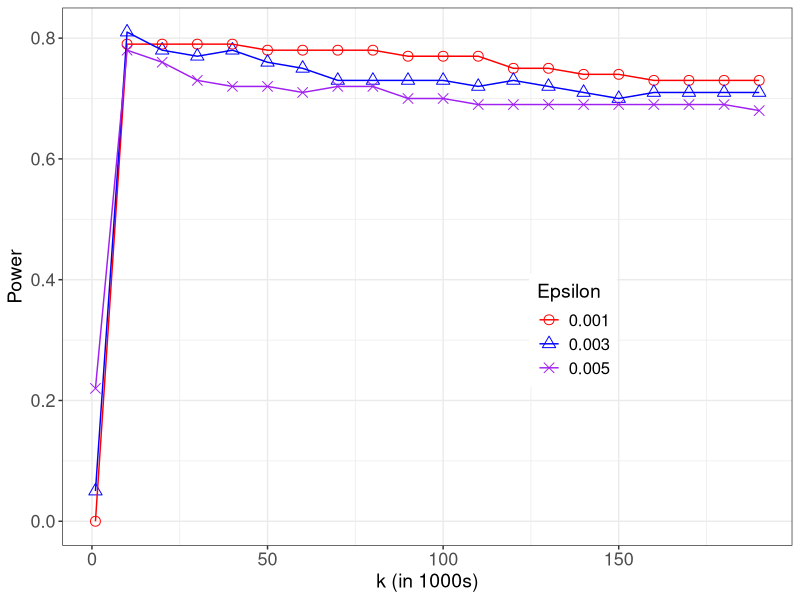

This figure's R source: (Note: this script raises an error after producing the figure.)
rm(list=ls())
library(ggplot2)
library(tidyverse)
library(lmerTest)

# k
df <- read.csv("df_power_total.csv")
df[,1:6] <- df[,1:6]/100
df <- subset(df, K!='200000')
dfeg <- subset(df, Metric=="efficiency.gap")
out <- dfeg[,c(1,7,8,10,11,12)]
names(out)[1] <- "Power"
out$Epsilon <- as.factor(out$Epsilon)


ggplot(out, aes(x=K, y=Power, group=Epsilon, shape=Epsilon, col=Epsilon)) +
  geom_point(size=3) + 
  geom_line() + 
  theme_bw() + 
  scale_color_manual(values=c("red", "blue", "purple")) +
  scale_shape_manual(values=c(1, 2, 4)) +
  theme(axis.title=element_text(size=14),
        axis.text=element_text(size=13), 
        legend.title=element_text(size=14),
        legend.text=element_text(size=12)) + 
  theme(legend.position = c(0.7, 0.4)) + 
  xlab('k (in 1000s)') +
  scale_x_continuous(breaks=c(0, 50000, 100000,150000), labels=c(0, 50,100,150))

ggsave('plots/power_analysis/Power_EpsK.pdf', width=6, height=4, dpi=300)


mod <- lm(Power ~ Epsilon*K, data=out)
summary(mod)
#no interactions between epsilon and K

# asymptotic regression Power(k) = a - (a - b) exp(-c k), with k in 1000s, over all three epsilons.
# a is the maximal attainable power. Only k = 1000 lies below the plateau, so b and c are not
# well determined (b ends at its lower bound), but a is: it equals the mean power for k >= 10000.
out$k <- out$K/1000
asym <- nls(Power ~ a - (a - b)*exp(-c*k), data=out, start=list(a=0.7, b=0, c=0.5),
            algorithm="port", lower=c(0, -1, 0), upper=c(1, 1, 10))
summary(asym)
cat("maximal attainable power a =", round(coef(asym)["a"], 3),
    "; mean power for k >= 10000 =", round(mean(out$Power[out$k >= 10]), 3), "\n")

# epsilon
df <- read.csv("df_power_total.csv")
df[,1:6] <- df[,1:6]/100
df <- subset(df, K=='200000')
dfeg <- subset(df, Metric=="efficiency.gap")
dfmm <- subset(df, Metric=="mean.median")
dfpb <- subset(df, Metric=="partisan.bias")
dfpg <- subset(df, Metric=="partisan.gini")
dfss <- subset(df, Metric=="safe.seats")


out <- cbind.data.frame(Power=c(dfeg$efficiency.gap, dfmm$mean.median, dfpb$partisan.bias, dfpg$partisan.gini, dfss$safe.seats),
                        Metric=c(dfeg$Metric, dfmm$Metric, dfpb$Metric, dfpg$Metric, dfss$Metric),
                        Epsilon=c(dfeg$Epsilon, dfmm$Epsilon, dfpb$Epsilon, dfpg$Epsilon, dfss$Epsilon),
                        Year=as.factor(c(dfeg$PRES, dfmm$PRES, dfpb$PRES, dfpg$PRES, dfss$PRES)),
                        index=as.factor(c(dfeg$Index, dfmm$Index, dfpb$Index, dfpg$Index, dfss$Index)),
                        Party=c(dfeg$Party, dfmm$Party, dfpb$Party, dfpg$Party, dfss$Party))


data_means <- out[,c(1:3,4,6)] %>%
  group_by(Epsilon) %>%
  summarize(Mean_Power = mean(Power))

out$Epsilon <- as.factor(out$Epsilon)
mod <- lmer(Power ~ Epsilon+(1|index), data=out)
summary(mod)

# pairwise differences of the least-squares means of the epsilons. Their p-values are not
# adjusted for multiple comparisons, so this is not a Tukey HSD, despite the file name.
difflsmeans(mod, test.effs = "Epsilon", ddf="Kenward-Roger")

plot(difflsmeans(mod, test.effs="Epsilon"), cex.lab = 2)
ggsave('plots/power_analysis/HSDPlot.pdf', width=7, height=4, dpi=300)


# looking at metric, party, year

df <- read.csv("df_power_total.csv")
df[,1:6] <- df[,1:6]/100
df <- subset(df, K=='200000')
df <- subset(df, Epsilon=='0.001')
dfeg <- subset(df, Metric=="efficiency.gap")
dfmm <- subset(df, Metric=="mean.median")
dfpb <- subset(df, Metric=="partisan.bias")
dfpg <- subset(df, Metric=="partisan.gini")
dfss <- subset(df, Metric=="safe.seats")


out <- cbind.data.frame(Power=c(dfeg$efficiency.gap, dfmm$mean.median, dfpb$partisan.bias, dfpg$partisan.gini, dfss$safe.seats),
                        Metric=c(dfeg$Metric, dfmm$Metric, dfpb$Metric, dfpg$Metric, dfss$Metric),
                        Epsilon=c(dfeg$Epsilon, dfmm$Epsilon, dfpb$Epsilon, dfpg$Epsilon, dfss$Epsilon),
                        Year=as.factor(c(dfeg$PRES, dfmm$PRES, dfpb$PRES, dfpg$PRES, dfss$PRES)),
                        index=as.factor(c(dfeg$Index, dfmm$Index, dfpb$Index, dfpg$Index, dfss$Index)),
                        Party=c(dfeg$Party, dfmm$Party, dfpb$Party, dfpg$Party, dfss$Party))

map = data.frame(Metric=c("efficiency.gap", "mean.median","partisan.bias","partisan.gini",'safe.seats'), Metric_=c("Efficiency gap", "Mean median", "Partisan bias",'Partisan gini','Safe seats'))
out <- merge(out,map,by='Metric')
out$Metric <- out$Metric_
out$Metric_ <- NULL
print(out)

# ANOVA of the power of the 20 chains on metric, party and year (main effects)
anova(lm(Power ~ Metric + Party + Year, data=out))

# power tables: mean power over the chains of each metric, year and party, with the standard
# error of that mean. Each chain's power p is a proportion of n = 100 tests, so it has binomial
# variance p(1 - p)/n, and the mean of K chains has standard error sqrt(sum p(1 - p)/n) / K.
for (g in c("Metric", "Year", "Party")) {
  print(out %>% group_by(.data[[g]]) %>%
          summarize(K = n(), Mean_Power = mean(Power), SE = sqrt(sum(Power*(1 - Power)/100))/n(),
                    SD_between_chains = sd(Power)))
}

# Interaction plot

data_means <- out[,c(1:3,4,6)] %>%
  group_by(Metric, Party, Year, Epsilon) %>%
  summarize(Mean_Power = mean(Power))

data_means$Year <- as.numeric(as.character(data_means$Year))

ggplot(data_means, aes(x=Year, y=Mean_Power, col=Metric)) + geom_point(size=3) +
  facet_wrap(.~Party) +
  geom_line() +
  theme_bw() +
  scale_x_continuous(breaks=c(12, 16)) +
  ylab('Mean Power') + 
  theme(axis.text = element_text(size=12), 
        axis.title=element_text(size=14),
        strip.text.x = element_text(size=13),
        legend.title=element_text(size=13),
        legend.text=element_text(size=12)) 

ggsave('plots/power_analysis/InteractionPlots.pdf', width=7, height=4, dpi=300)


# Bias metrics

ggplot(out, aes(x=Metric, y=Power, fill=Metric)) + 
  geom_boxplot() +
  theme_bw() +
  scale_color_manual(values=c("red", "purple", "blue", "darkgreen", "orange"))  + 
  theme(axis.text = element_text(size=10), 
        axis.text.y = element_text(size=12), 
        axis.title=element_text(size=16),
        strip.text.x = element_text(size=20),
        legend.title=element_text(size=14),
        legend.text=element_text(size=12)) 

ggsave('plots/power_analysis/PowerMetrics.pdf', width=7, height=4, dpi=300)
